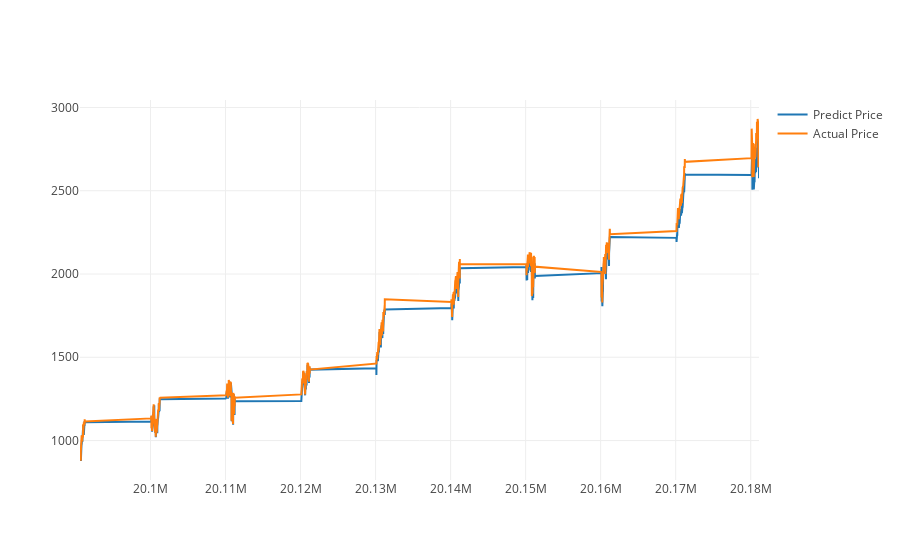

The notebook cell saved with this chart:
### Code cell
actual_chart = go.Scatter(x=predictDates, y=testY_reshape, name= 'Actual Price')
predict_chart = go.Scatter(x=predictDates, y=yhat_reshape, name= 'Predict Price')
py.iplot([predict_chart, actual_chart])

### Figure 1 — Plotly figure (JSON) as saved in the notebook; plotly's stock layout.template omitted (floating-point values rounded to 4 significant figures; data arrays with more than 128 entries replaced by an {"elided": "..."} marker saying what was removed)
{"data": [{"name": "Predict Price", "type": "scatter", "x": {"elided": "2373 int values"}, "y": {"elided": "2373 float values"}}, {"name": "Actual Price", "type": "scatter", "x": {"elided": "2373 int values"}, "y": {"elided": "2373 float values"}}], "layout": {}}
